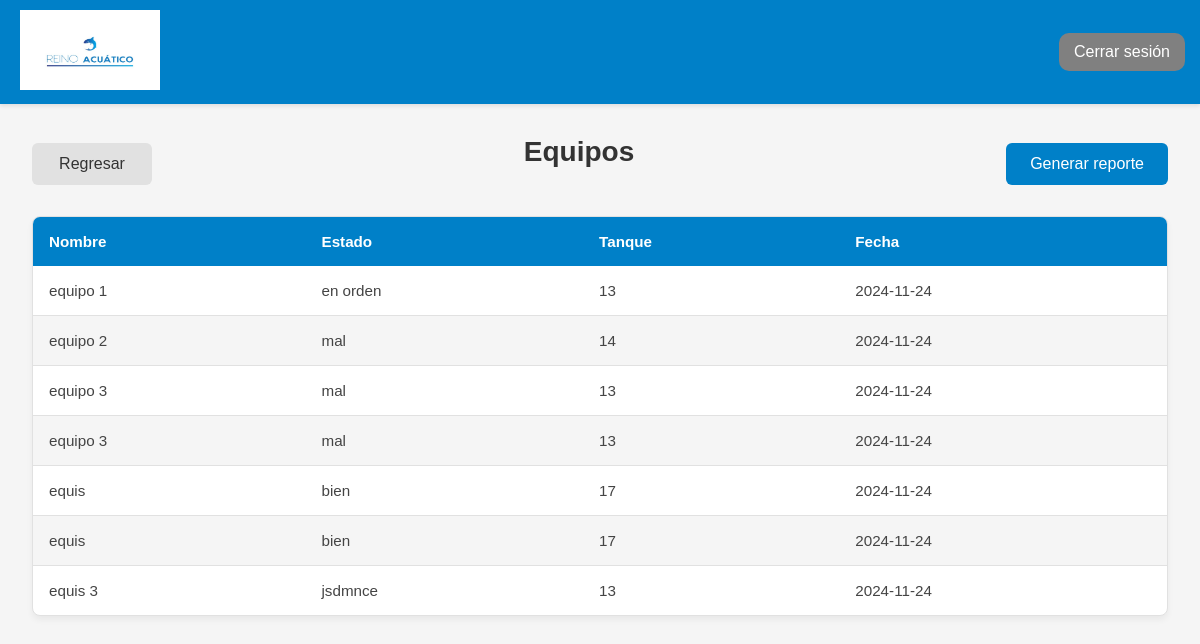
/views/tabla_equipo.php (signed in), run on an earlier commit of the app's database.
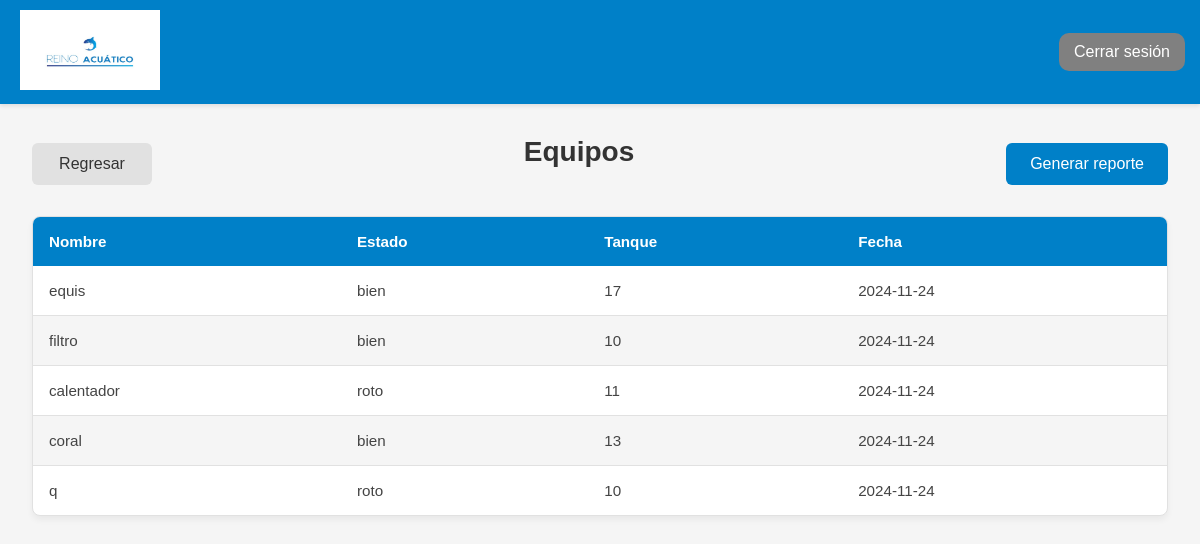
And on a later commit of the database.
### tables this page shows
CREATE TABLE `equipo` (
  `pk_equipo` smallint(6) NOT NULL,
  `nombre` varchar(150) NOT NULL,
  `estado` varchar(250) NOT NULL,
  `fk_tanque` smallint(6) NOT NULL,
  `fecha` date NOT NULL
);

### Class/clase_conexion.php (called while the page is built, shortened)
<?php
class Conexion {
    public static function conectar() {
        $servidor = "localhost";
        $usuario = "root";
        $contraseña = "";
        $nom_base_datos = "ges_acuario3";
        $conectar = new mysqli($servidor, $usuario, $contraseña, $nom_base_datos);
        return $conectar;
    }
}
?>

### functions/mostrar_equipo.php (called while the page is built)
<?php
include_once '../Class/clase_conexion.php';
class Equipo {
    private $conn;
    public function __construct() {
        $this->conn = Conexion::conectar();
    }
    public function mostrar() {
        $sql = "SELECT * FROM equipo";
        $resultado = $this->conn->query($sql);
        if ($resultado && $resultado->num_rows > 0) {
            return $resultado->fetch_all(MYSQLI_ASSOC);
        } else {
            return [];
        }
    }
}
?>

### views/tabla_equipo.php (the view, shortened to what this page needs)
<?php
include '../functions/mostrar_equipo.php';
$equipo = new Equipo();
$equipo = $equipo->mostrar();
?>
<!DOCTYPE html>
<html lang="en">
<head>
    <link rel="stylesheet" href="../Styles/tabla.css">
</head>
<body>
    <?php include("layout/header.php") ?>
    <div class="contenido">
        <div class="tabla">
            <div class="controles">
            <a onclick="window.location.href='panel.php'" class="btn" type="button">Regresar</a>
                <h2>Equipos</h2>
                <a href="../fpdf/reporte_equipo.php" target="_blank" class="generar-reporte">Generar reporte</a>
            </div>
            <table>
                <thead>
                    <tr>
                        <th>Nombre</th>
                        <th>Estado</th>
                        <th>Tanque</th>
                        <th>Fecha</th>
                    </tr>
                </thead>
                <tbody>
                    <?php if (!empty($equipo)): ?>
                        <?php foreach ($equipo as $equipo): ?>
                            <tr>
                                <td><?php echo $equipo['nombre']; ?></td>
                                <td><?php echo $equipo['estado']; ?></td>
                                <td><?php echo $equipo['fk_tanque']; ?></td>
                                <td><?php echo $equipo['fecha']; ?></td>
                            </tr>
                        <?php endforeach; ?>
                    <?php else: ?>
                        <tr>
                            <td colspan="7">No hay registros de equipos.</td>
                        </tr>
                    <?php endif; ?>
                </tbody>
            </table>
        </div>
    </div>
</body>
</html>

What changed in the data, as far as the page shows it:
removed equipo: nombre "equipo 1", estado "en orden", fk_tanque "13", fecha "2024-11-24"
removed equipo: nombre "equipo 2", estado "mal", fk_tanque "14", fecha "2024-11-24"
removed equipo: nombre "equipo 3", estado "mal", fk_tanque "13", fecha "2024-11-24"
removed equipo: nombre "equipo 3", estado "mal", fk_tanque "13", fecha "2024-11-24"
removed equipo: nombre "equis", estado "bien", fk_tanque "17", fecha "2024-11-24"
removed equipo: nombre "equis 3", estado "jsdmnce", fk_tanque "13", fecha "2024-11-24"
added equipo: nombre "filtro", estado "bien", fk_tanque "10", fecha "2024-11-24"
added equipo: nombre "calentador", estado "roto", fk_tanque "11", fecha "2024-11-24"
added equipo: nombre "coral", estado "bien", fk_tanque "13", fecha "2024-11-24"
added equipo: nombre "q", estado "roto", fk_tanque "10", fecha "2024-11-24"
